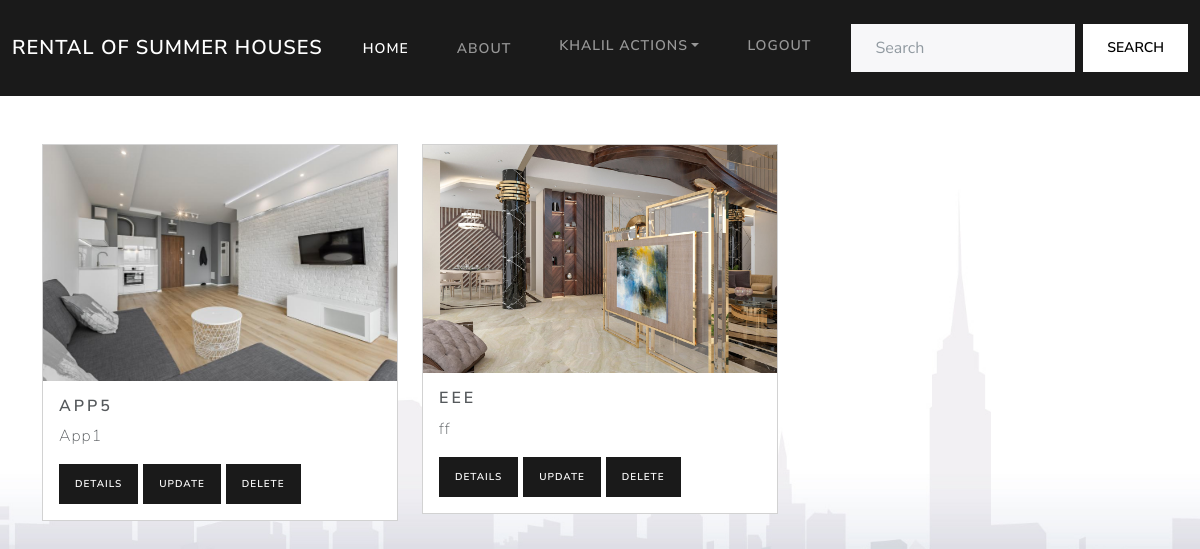
The app's page /listpersonalapp/ (signed in) with its own data.
### Consulte_poste/models.py (models this page shows, shortened)
class Maison(models.Model):
    user=models.ForeignKey(settings.AUTH_USER_MODEL, on_delete=models.CASCADE)
    Title = models.CharField(max_length=20)
    Description = models.CharField(max_length=100)
    Address =models.CharField(max_length=40)
    Image1 = models.ImageField()
    Image2 = models.ImageField()
    Image3 = models.ImageField()
    Image4 = models.ImageField()
    PrixDay = models.PositiveIntegerField()
    StartDay =models.DateField()
    EndDay = models.DateField()
    class Meta :
        abstract = True

class Appartement(Maison):
    NumImmeble = models.PositiveIntegerField()
    NumEtage= models.PositiveIntegerField()
    NumAppartement=models.PositiveIntegerField()

### Consulte_poste/views.py (the view)
# urls.py: path('listpersonalapp/',PersonalAppView.as_view(), name='Liste-PApp'),
class PersonalAppView(ListView):
    template_name = 'PersappList.html'
    model = Appartement

### Consulte_poste/templates/PersappList.html (shortened to what this page needs)
{% load static %}
<!DOCTYPE html>
<html>
  <head>
    <link rel="stylesheet" href="{% static 'css/bootstrap.min.css' %}" />
  </head>
  <body>
    <nav class="navbar navbar-expand-lg navbar-dark bg-primary">
      <div class="container-fluid">
        <a class="navbar-brand" href="{% url 'Consulte_poste:homeIn' %}">rental of summer houses</a>
        <div class="collapse navbar-collapse" id="navbarColor01">
          <ul class="navbar-nav me-auto">
            <li class="nav-item">
              <a class="nav-link active" href="{% url 'Consulte_poste:homeIn' %}">Home
              </a>
            </li>
            <li class="nav-item">
              <a class="nav-link" href="#">About</a>
            </li>
          </ul>
          <form class="d-flex">
            {% if user.is_authenticated %}
            <ul class="navbar-nav me-auto">
                <li class="nav-item dropdown">
                    <a class="nav-link dropdown-toggle" data-bs-toggle="dropdown" href="#" role="button" aria-haspopup="true" aria-expanded="false">{{user}} ACTIONS</a>
                  </li>
                <li class="nav-item">
                  <a class="nav-link" href="{% url 'Logout' %}">LOGOUT</a>
                </li>
             </ul>
            {% endif %}
            <input class="form-control me-sm-2" type="search" placeholder="Search">
            <button class="btn btn-secondary my-2 my-sm-0" type="submit">Search</button>
          </form>
         </div>
      </div>
    </nav>
    {% block content %}
    <div class="container">
      <br>
      <br>
    <div class="row">
          {% for Villa in object_list %}
          {% if user == Villa.user %}
          <div class="col-md-4">
            <div class="card">
              {% if Villa.Image1 %}
              <img src="{{ Villa.Image1.url }}" class="card-img-top" alt="..." >
              {% endif %}
              <div class="card-body">
                <h5 class="card-title">{{ Villa.Title }} </h5>
                <p class="card-text">{{ Villa.Description }}</p>
                <a href="{% url 'Consulte_poste:App-details' Villa.id %}" class="btn btn-sm btn-primary">Details</a>
                <a href="{% url 'Consulte_poste:Update-App' Villa.id %}" class="btn btn-sm btn-primary">UPDATE</a>
                <a href="{% url 'Consulte_poste:Delete-App' Villa.id %}" class="btn btn-sm btn-primary">DELETE</a>
              </div>
            </div>
          </div>
  {% endif %}
          {% endfor %}
        </div>
      </div>
      {% endblock content %}
  </body>
</html>

### records on screen
Appartement: Image1 (picture), Title "APP5", Description "App1"
Appartement: Image1 (picture), Title "EEE", Description "ff"

### other values on screen
{{ user }} "KHALIL"
